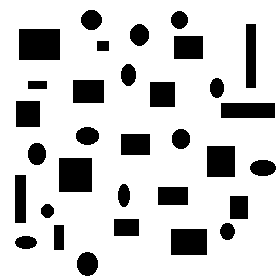
%> input picture morfologia/binquad2.bmp, 280 x 280 px
$ octave --eval "tema5;"   (GNU Octave 9; MATLAB toolbox functions it lacks are replaced by stand-ins)
%> lines starting %> are read from the running program, lines starting %| are printed output that depends on the picture; in (x1, y1, x2, y2) boxes, pixels count from 0 and x2, y2 are one past the last pixel; in counts of white or black regions, pixels touching at a corner belong together; the program's own positions count from 1
function tema5
%UNTITLED Summary of this function goes here
%   Detailed explanation goes here


I = im2bw( imread('binquad2.bmp') );
%> I: size 280x280 logical; 80.7% white; 32 black regions, largest, box (x1, y1, x2, y2) and area: (19, 29, 60, 60) 1271, (59, 158, 92, 192) 1122, (171, 229, 207, 255) 936

%me resulta mas sencillo
Ic = ~I;

[L, num ] = bwlabel(Ic,8);
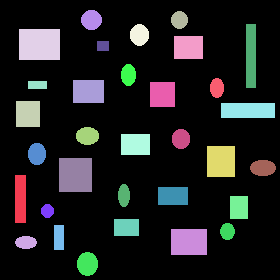
%> L: size 280x280 double; 33 distinct labels, from 0 to 32; one colour per label, 0 black
%> num = 32
AR = 1: num  ;
%> AR = 32 values from 1 to 32
%fila 1 de min y max para num de etiqueta y fila 2 para el area
%max en orden descendente


for i=1:num
    area = sum(sum(L == i));
    AR(i) = area;

end
%> this loop made 32 passes
%> area on passes 1 to 12: 528, 226, 624, 1271, 152, 320, 142, 250, 1122, 713, 330, 400
%> after the loop, AR = 32 values, max 1271 at index 4, min 120 at index 14, mean 473.7

ARX = AR;
%> ARX has the same summary as AR

[MAX1 , IMAX1] = max(ARX);
%> MAX1 = 1271; IMAX1 = 4
ARX(IMAX1) = 0 ;
[MAX2 , IMAX2] = max(ARX);
%> MAX2 = 1122; IMAX2 = 9
Ic= Ic - (L==IMAX1);
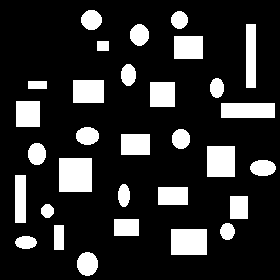
%> Ic: size 280x280 double; values 0 (black) and 1 (white), 17.7% white; 31 white regions, largest, box (x1, y1, x2, y2) and area: (59, 158, 92, 192) 1122, (171, 229, 207, 255) 936, (207, 146, 235, 177) 868
Ic= Ic - (L==IMAX2);
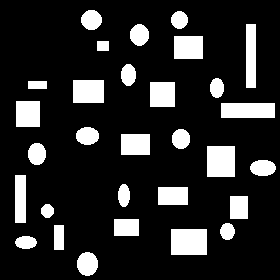
%> Ic: size 280x280 double; values 0 (black) and 1 (white), 16.3% white; 30 white regions, largest, box (x1, y1, x2, y2) and area: (171, 229, 207, 255) 936, (207, 146, 235, 177) 868, (221, 103, 275, 118) 810
fprintf('\n etiquetas a eliminar:   %d , %d ', IMAX1, IMAX2);
%|  etiquetas a eliminar:   4 , 9


ARX = AR;
%evita que las etiquetas con conteo 0 intefieran con el conteo
ARX(ARX==0) = MAX1;
[MIN1 , IMIN1] = min(ARX);
%> MIN1 = 120; IMIN1 = 14
ARX( IMIN1 ) =  MAX1 ;
[MIN2, IMIN2] = min(ARX);
%> MIN2 = 142; IMIN2 = 7
ARX( IMIN2 ) =  MAX1 ;
[MIN3, IMIN3] = min(ARX);
%> MIN3 = 152; IMIN3 = 5
Ic= Ic - (L==IMIN1);
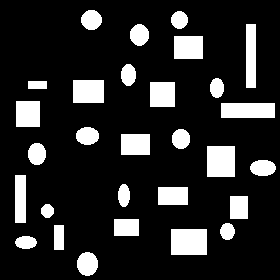
%> Ic: size 280x280 double; values 0 (black) and 1 (white), 16.1% white; 29 white regions, largest, box (x1, y1, x2, y2) and area: (171, 229, 207, 255) 936, (207, 146, 235, 177) 868, (221, 103, 275, 118) 810
Ic= Ic - (L==IMIN2);
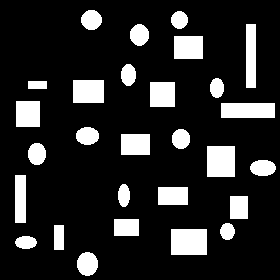
%> Ic: size 280x280 double; values 0 (black) and 1 (white), 15.9% white; 28 white regions, largest, box (x1, y1, x2, y2) and area: (171, 229, 207, 255) 936, (207, 146, 235, 177) 868, (221, 103, 275, 118) 810
Ic= Ic - (L==IMIN3);
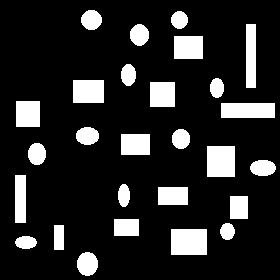
%> Ic: size 280x280 double; values 0 (black) and 1 (white), 15.8% white; 27 white regions, largest, box (x1, y1, x2, y2) and area: (171, 229, 207, 255) 936, (207, 146, 235, 177) 868, (221, 103, 275, 118) 810

Ic = ~Ic ;

fprintf('\n etiquetas a eliminar: %d , %d ,%d', IMIN1, IMIN2 , IMIN3);
%|  etiquetas a eliminar: 14 , 7 ,5
fprintf('\n conteos : %d , %d ,%d', MIN1, MIN2 , MIN3);
%|  conteos : 120 , 142 ,152


imshow(I)
figure ;
imshow(Ic);


end

$ run again, with morfologia/binbolin.bmp copied over morfologia/binquad2.bmp
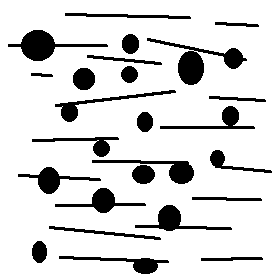
%> input picture morfologia/binbolin.bmp, 280 x 280 px
%> I: size 280x280 logical; 85.8% white; 25 black regions, largest, box (x1, y1, x2, y2) and area: (147, 38, 247, 85) 1270, (8, 30, 108, 61) 1031, (135, 205, 232, 231) 721
%> in tema5, `[L, num ] = bwlabel(Ic,8);`:
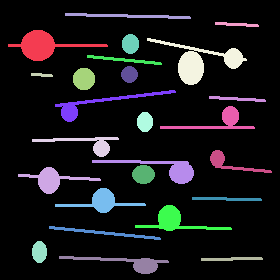
%> L: size 280x280 double; 26 distinct labels, from 0 to 25; one colour per label, 0 black
%> num = 25
%> in tema5, `AR = 1: num  ;`: AR = 25 values from 1 to 25
%> the loop in tema5, `for i=1:num` made 25 passes
%> area on passes 1 to 8: 1031, 652, 66, 485, 262, 346, 625, 659
%> after the loop in tema5, `for i=1:num`: AR = 25 values, max 1270 at index 19, min 66 at index 3, mean 445.2
%> ARX has the same summary as AR
%> MAX1 = 1270; IMAX1 = 19
%> MAX2 = 1031; IMAX2 = 1
%|  etiquetas a eliminar:   19 , 1
%> MIN1 = 66; IMIN1 = 3
%> MIN2 = 133; IMIN2 = 25
%> MIN3 = 173; IMIN3 = 23
%> in tema5, `Ic= Ic - (L==IMIN3);`:
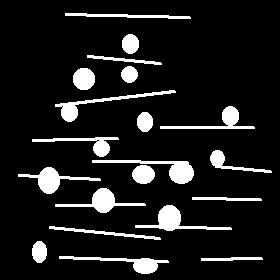
%> Ic: size 280x280 double; values 0 (black) and 1 (white), 10.8% white; 20 white regions, largest, box (x1, y1, x2, y2) and area: (135, 205, 232, 231) 721, (92, 160, 194, 184) 705, (55, 188, 146, 213) 659
%|  etiquetas a eliminar: 3 , 25 ,23
%|  conteos : 66 , 133 ,173

$ run again, with morfologia/binstars.bmp copied over morfologia/binquad2.bmp
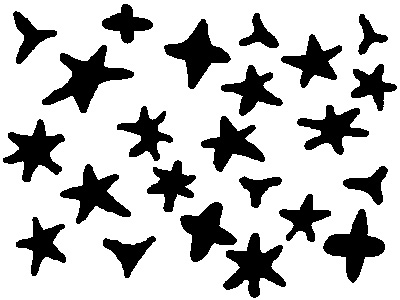
%> input picture morfologia/binstars.bmp, 400 x 300 px
%> I: size 300x400 logical; 75.4% white; 23 black regions, largest, box (x1, y1, x2, y2) and area: (42, 45, 134, 113) 2260, (223, 233, 286, 298) 1920, (323, 209, 385, 283) 1901
%> in tema5, `[L, num ] = bwlabel(Ic,8);`:
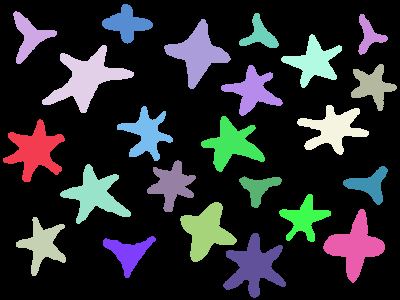
%> L: size 300x400 double; 24 distinct labels, from 0 to 23; one colour per label, 0 black
%> num = 23
%> in tema5, `AR = 1: num  ;`: AR = 23 values from 1 to 23
%> the loop in tema5, `for i=1:num` made 23 passes
%> area on passes 1 to 8: 1766, 870, 1211, 2260, 1688, 945, 900, 1263
%> after the loop in tema5, `for i=1:num`: AR = 23 values, max 2260 at index 4, min 490 at index 23, mean 1285.9
%> ARX has the same summary as AR
%> MAX1 = 2260; IMAX1 = 4
%> MAX2 = 1920; IMAX2 = 14
%|  etiquetas a eliminar:   4 , 14
%> MIN1 = 490; IMIN1 = 23
%> MIN2 = 587; IMIN2 = 15
%> MIN3 = 612; IMIN3 = 16
%> in tema5, `Ic= Ic - (L==IMIN3);`:
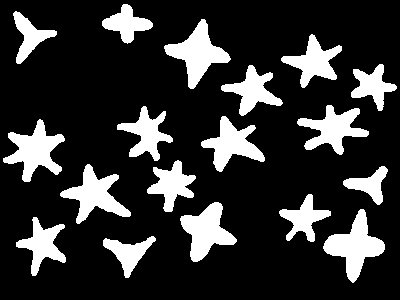
%> Ic: size 300x400 double; values 0 (black) and 1 (white), 19.8% white; 18 white regions, largest, box (x1, y1, x2, y2) and area: (323, 209, 385, 283) 1901, (164, 19, 231, 89) 1819, (3, 119, 65, 182) 1766
%|  etiquetas a eliminar: 23 , 15 ,16
%|  conteos : 490 , 587 ,612
